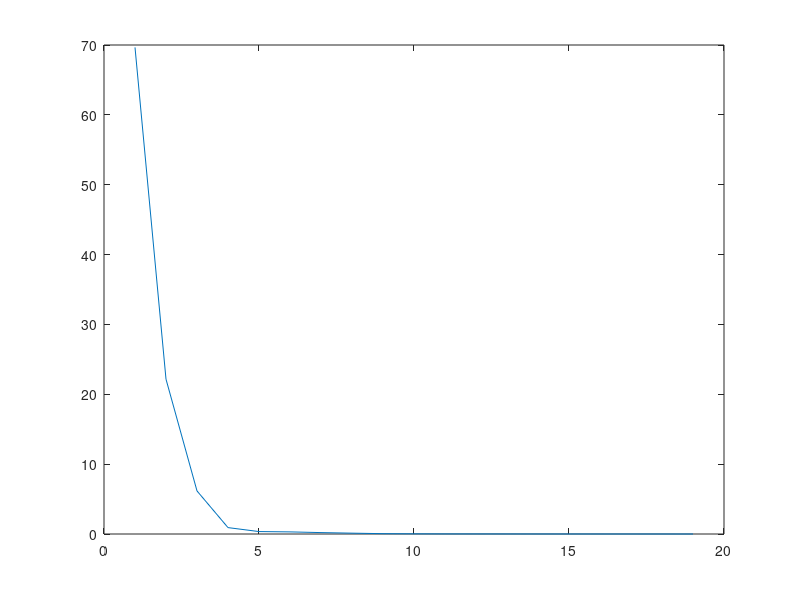
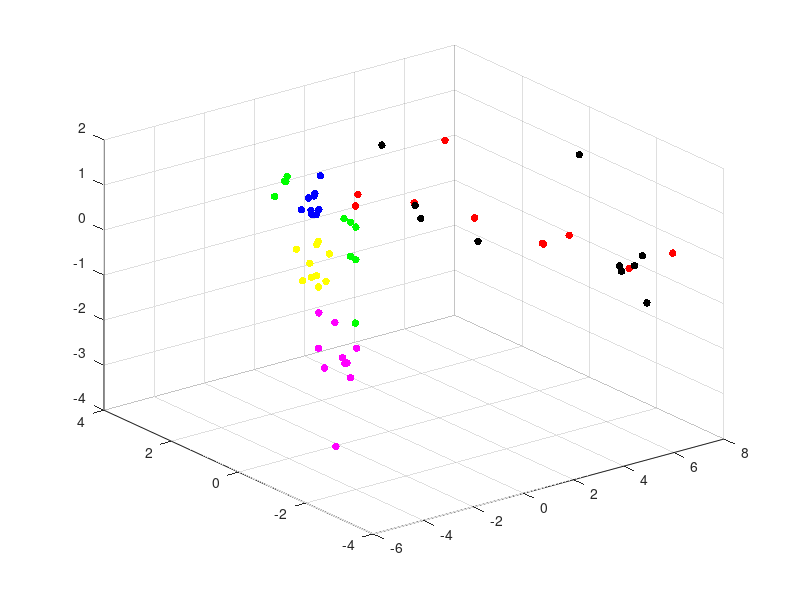

Here is the MATLAB script that generated these plots, in order:
load("F1_E.mat");
load("F1_E_labels.mat");

% Normalize
E_norm = (E_outmat-mean(E_outmat))./(std(E_outmat));

% Scatter 3D and show principal components
vbls = {'pressure', 'vibration', 'temperature'};
[coefs, score, latent,tsquared,explained] = pca(E_norm);

plot(explained);

% 
% % biplot(V, 'Scores', D);
% 
% hold off; scatter3(PVT_norm(:, 1),PVT_norm(:, 2),PVT_norm(:, 3)); hold on;
% X_avg = mean(PVT_norm);
% plot3([X_avg(1) X_avg(1)+V(1,1)] , [X_avg(2) X_avg(2)+V(2,1)], [X_avg(3) X_avg(3)+V(3,1)]);
% plot3([X_avg(1) X_avg(1)+V(1,2)] , [X_avg(2) X_avg(2)+V(2,2)], [X_avg(3) X_avg(3)+V(3,2)]);
% plot3([X_avg(1) X_avg(1)+V(1,3)] , [X_avg(2) X_avg(2)+V(2,3)], [X_avg(3) X_avg(3)+V(3,3)]);
% xlim([min(PVT_norm(:, 1)), max(PVT_norm(:, 1))])
% ylim([min(PVT_norm(:, 2)), max(PVT_norm(:, 2))])
% zlim([min(PVT_norm(:, 3)), max(PVT_norm(:, 3))])
% hold off;
% 
% % Reducing to order 2


clr = [1 0 0; 0 1 0; 0 0 1; 1 1 0; 1 0 1; 0 0 0];

figure()

for i=0:10:50
    scatter3(score(i+1:i+10,1),score(i+1:i+10,2),score(i+1:i+10,3),30,clr(i/10+1, :), 'filled')
    hold on;
end
% 
% subplot(3,1,1);
% s = scatter(score(:, 1), 0, 30, 'b','+', 'MarkerFaceAlpha', 0.5);
% title("Scores for Principal Component 1")
% 
% subplot(3,1,2);
% 
% scatter(score(:, 2), 0, 30, 'b','+', 'MarkerFaceAlpha', 0.5);
% title("Scores for Principal Component 2")
% 
% subplot(3,1,3);
% 
% scatter(score(:, 3), 0, 30, '+','b', 'MarkerFaceAlpha', 0.5);
% title("Scores for Principal Component 3")

% explained


PCA_out = [score E_labels];

save('E_PCA.mat','PCA_out');